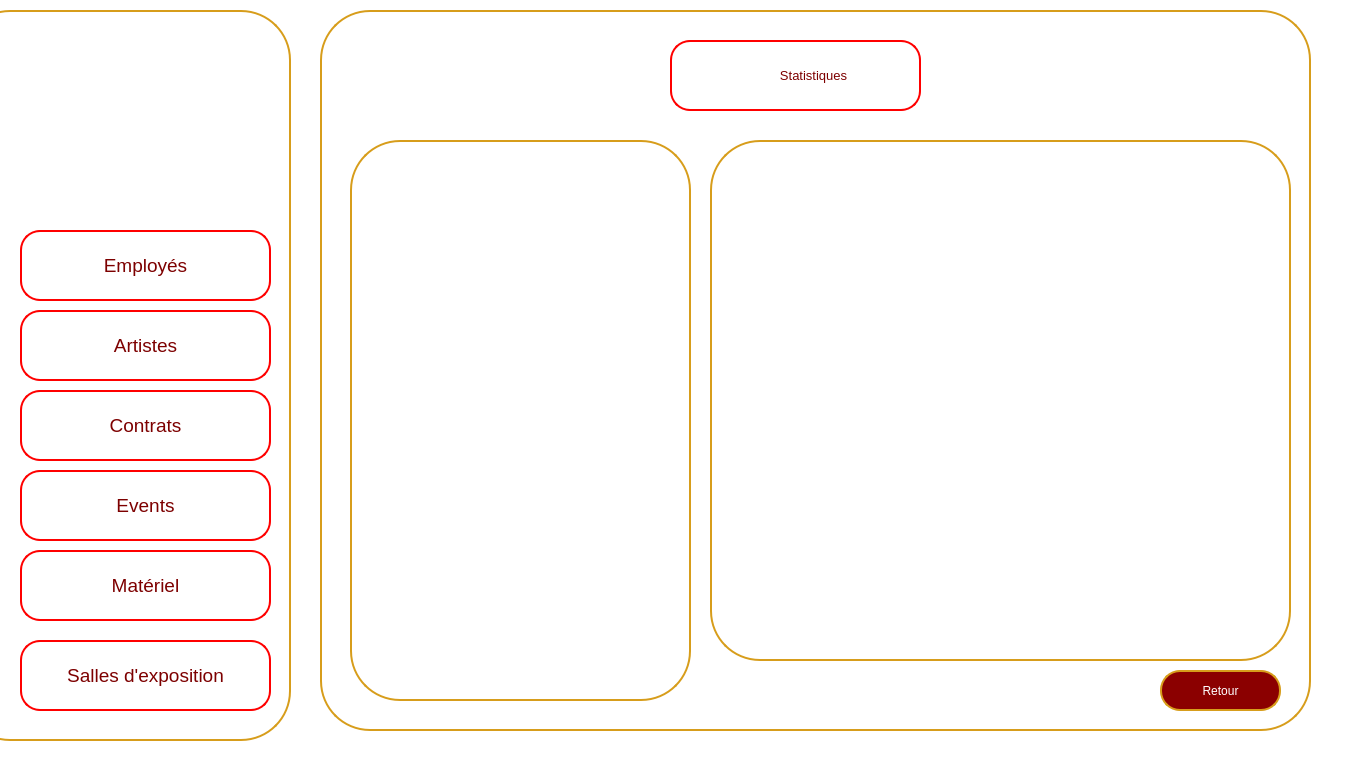
<?xml version="1.0" encoding="UTF-8"?>
<ui version="4.0">
 <class>StatsContrats</class>
 <widget class="QMainWindow" name="StatsContrats">
  <property name="geometry">
   <rect>
    <x>0</x>
    <y>0</y>
    <width>1357</width>
    <height>764</height>
   </rect>
  </property>
  <property name="windowTitle">
   <string>DarZmen</string>
  </property>
  <property name="windowIcon">
   <iconset resource="src.qrc">
    <normaloff>:/src/logo (2).png</normaloff>:/src/logo (2).png</iconset>
  </property>
  <property name="styleSheet">
   <string notr="true">background-color: rgb(255, 255, 255);</string>
  </property>
  <widget class="QWidget" name="centralwidget">
   <widget class="QWidget" name="Menu_widget" native="true">
    <property name="geometry">
     <rect>
      <x>0</x>
      <y>10</y>
      <width>301</width>
      <height>731</height>
     </rect>
    </property>
    <property name="cursor">
     <cursorShape>ArrowCursor</cursorShape>
    </property>
    <property name="styleSheet">
     <string notr="true">background-color: rgb(255, 255, 255);</string>
    </property>
    <widget class="QPushButton" name="border1">
     <property name="geometry">
      <rect>
       <x>-40</x>
       <y>0</y>
       <width>331</width>
       <height>731</height>
      </rect>
     </property>
     <property name="styleSheet">
      <string notr="true">/*QPushButton {
    background-color: white;
    color: darkred;
    border: 2px solid darkred;
    border-radius: 50px; 
    padding: 10px; 
}*/
QPushButton {
    background-color: white;
    color: darkred;
    border: 2px solid rgb(215, 157, 27);
    border-radius: 50px;
    padding: 10px; 
}
</string>
     </property>
     <property name="text">
      <string/>
     </property>
    </widget>
    <widget class="QLabel" name="logo">
     <property name="geometry">
      <rect>
       <x>40</x>
       <y>20</y>
       <width>221</width>
       <height>181</height>
      </rect>
     </property>
     <property name="text">
      <string/>
     </property>
     <property name="pixmap">
      <pixmap resource="src.qrc">:/src/logo (2).png</pixmap>
     </property>
    </widget>
    <widget class="QPushButton" name="matariel">
     <property name="geometry">
      <rect>
       <x>20</x>
       <y>540</y>
       <width>251</width>
       <height>71</height>
      </rect>
     </property>
     <property name="font">
      <font>
       <family>MS Shell Dlg 2</family>
       <pointsize>14</pointsize>
       <weight>50</weight>
       <italic>false</italic>
       <bold>false</bold>
      </font>
     </property>
     <property name="styleSheet">
      <string notr="true">QPushButton {
    background-color: white;
    color: rgb(125, 0, 0);
    border: 2px solid rgb(255, 0, 0); 
    border-radius: 20px; 
    padding: 10px; 
    transition: background-color 0.3s, color 0.3s; 
}
QPushButton:hover {
    background-color: rgb(215, 157, 27);
    color: white;
    border: 4px solid rgb(215, 157, 27); 
    outline: none; 
}</string>
     </property>
     <property name="text">
      <string>Matériel</string>
     </property>
     <property name="icon">
      <iconset>
       <normaloff>../../780575.png</normaloff>../../780575.png</iconset>
     </property>
     <property name="iconSize">
      <size>
       <width>100</width>
       <height>50</height>
      </size>
     </property>
    </widget>
    <widget class="QPushButton" name="salles">
     <property name="geometry">
      <rect>
       <x>20</x>
       <y>630</y>
       <width>251</width>
       <height>71</height>
      </rect>
     </property>
     <property name="font">
      <font>
       <family>MS Shell Dlg 2</family>
       <pointsize>14</pointsize>
       <weight>50</weight>
       <italic>false</italic>
       <bold>false</bold>
      </font>
     </property>
     <property name="styleSheet">
      <string notr="true">QPushButton {
    background-color: white;
    color: rgb(125, 0, 0);
    border: 2px solid rgb(255, 0, 0); 
    border-radius: 20px; 
    padding: 10px; 
    transition: background-color 0.3s, color 0.3s; 
}
QPushButton:hover {
    background-color: rgb(215, 157, 27);
    color: white;
    border: 4px solid rgb(215, 157, 27); 
    outline: none; 
}</string>
     </property>
     <property name="text">
      <string>Salles d'exposition</string>
     </property>
     <property name="icon">
      <iconset>
       <normaloff>../../780575.png</normaloff>../../780575.png</iconset>
     </property>
     <property name="iconSize">
      <size>
       <width>100</width>
       <height>50</height>
      </size>
     </property>
    </widget>
    <widget class="QPushButton" name="employes">
     <property name="geometry">
      <rect>
       <x>20</x>
       <y>220</y>
       <width>251</width>
       <height>71</height>
      </rect>
     </property>
     <property name="font">
      <font>
       <family>MS Shell Dlg 2</family>
       <pointsize>14</pointsize>
       <weight>50</weight>
       <italic>false</italic>
       <bold>false</bold>
      </font>
     </property>
     <property name="styleSheet">
      <string notr="true">QPushButton {
    background-color: white;
    color: rgb(125, 0, 0);
    border: 2px solid rgb(255, 0, 0); 
    border-radius: 20px; 
    padding: 10px; 
    transition: background-color 0.3s, color 0.3s; 
}
QPushButton:hover {
    background-color: rgb(215, 157, 27);
    color: white;
    border: 4px solid rgb(215, 157, 27); 
    outline: none; 
}</string>
     </property>
     <property name="text">
      <string>Employés</string>
     </property>
     <property name="icon">
      <iconset>
       <normaloff>../../780575.png</normaloff>../../780575.png</iconset>
     </property>
     <property name="iconSize">
      <size>
       <width>100</width>
       <height>50</height>
      </size>
     </property>
    </widget>
    <widget class="QPushButton" name="artistes">
     <property name="geometry">
      <rect>
       <x>20</x>
       <y>300</y>
       <width>251</width>
       <height>71</height>
      </rect>
     </property>
     <property name="font">
      <font>
       <family>MS Shell Dlg 2</family>
       <pointsize>14</pointsize>
       <weight>50</weight>
       <italic>false</italic>
       <bold>false</bold>
      </font>
     </property>
     <property name="styleSheet">
      <string notr="true">QPushButton {
    background-color: white;
    color: rgb(125, 0, 0);
    border: 2px solid rgb(255, 0, 0); 
    border-radius: 20px; 
    padding: 10px; 
    transition: background-color 0.3s, color 0.3s; 
}
QPushButton:hover {
    background-color: rgb(215, 157, 27);
    color: white;
    border: 4px solid rgb(215, 157, 27); 
    outline: none; 
}</string>
     </property>
     <property name="text">
      <string>Artistes</string>
     </property>
     <property name="icon">
      <iconset>
       <normaloff>../../780575.png</normaloff>../../780575.png</iconset>
     </property>
     <property name="iconSize">
      <size>
       <width>100</width>
       <height>50</height>
      </size>
     </property>
    </widget>
    <widget class="QPushButton" name="events">
     <property name="geometry">
      <rect>
       <x>20</x>
       <y>460</y>
       <width>251</width>
       <height>71</height>
      </rect>
     </property>
     <property name="font">
      <font>
       <family>MS Shell Dlg 2</family>
       <pointsize>14</pointsize>
       <weight>50</weight>
       <italic>false</italic>
       <bold>false</bold>
      </font>
     </property>
     <property name="styleSheet">
      <string notr="true">QPushButton {
    background-color: white;
    color: rgb(125, 0, 0);
    border: 2px solid rgb(255, 0, 0); 
    border-radius: 20px; 
    padding: 10px; 
    transition: background-color 0.3s, color 0.3s; 
}
QPushButton:hover {
    background-color: rgb(215, 157, 27);
    color: white;
    border: 4px solid rgb(215, 157, 27); 
    outline: none; 
}</string>
     </property>
     <property name="text">
      <string>Events</string>
     </property>
     <property name="icon">
      <iconset>
       <normaloff>../../780575.png</normaloff>../../780575.png</iconset>
     </property>
     <property name="iconSize">
      <size>
       <width>100</width>
       <height>50</height>
      </size>
     </property>
    </widget>
    <widget class="QPushButton" name="contrats">
     <property name="geometry">
      <rect>
       <x>20</x>
       <y>380</y>
       <width>251</width>
       <height>71</height>
      </rect>
     </property>
     <property name="font">
      <font>
       <family>MS Shell Dlg 2</family>
       <pointsize>14</pointsize>
       <weight>50</weight>
       <italic>false</italic>
       <bold>false</bold>
      </font>
     </property>
     <property name="styleSheet">
      <string notr="true">QPushButton {
    background-color: white;
    color: rgb(125, 0, 0);
    border: 2px solid rgb(255, 0, 0); 
    border-radius: 20px; 
    padding: 10px; 
    transition: background-color 0.3s, color 0.3s; 
}
QPushButton:hover {
    background-color: rgb(215, 157, 27);
    color: white;
    border: 4px solid rgb(215, 157, 27); 
    outline: none; 
}</string>
     </property>
     <property name="text">
      <string>Contrats</string>
     </property>
     <property name="icon">
      <iconset>
       <normaloff>../../780575.png</normaloff>../../780575.png</iconset>
     </property>
     <property name="iconSize">
      <size>
       <width>100</width>
       <height>50</height>
      </size>
     </property>
    </widget>
   </widget>
   <widget class="QWidget" name="widget_2" native="true">
    <property name="geometry">
     <rect>
      <x>310</x>
      <y>10</y>
      <width>1011</width>
      <height>731</height>
     </rect>
    </property>
    <property name="font">
     <font>
      <pointsize>10</pointsize>
     </font>
    </property>
    <property name="styleSheet">
     <string notr="true">background-color: rgb(255, 255, 255);</string>
    </property>
    <widget class="QPushButton" name="pushButton_9">
     <property name="geometry">
      <rect>
       <x>10</x>
       <y>0</y>
       <width>991</width>
       <height>721</height>
      </rect>
     </property>
     <property name="styleSheet">
      <string notr="true">QPushButton {
    background-color: white;
    color: darkred;
    border: 2px solid rgb(215, 157, 27);
    border-radius: 50px;
    padding: 10px; 
}
</string>
     </property>
     <property name="text">
      <string/>
     </property>
    </widget>
    <widget class="QPushButton" name="pushButton_11">
     <property name="geometry">
      <rect>
       <x>360</x>
       <y>30</y>
       <width>251</width>
       <height>71</height>
      </rect>
     </property>
     <property name="font">
      <font>
       <family>MS Shell Dlg 2</family>
       <pointsize>10</pointsize>
       <weight>50</weight>
       <italic>false</italic>
       <bold>false</bold>
      </font>
     </property>
     <property name="styleSheet">
      <string notr="true">QPushButton {
    background-color: white;
    color: rgb(125, 0, 0);
    border: 2px solid rgb(255, 0, 0); 
    border-radius: 20px; 
    padding: 10px; 
    transition: background-color 0.3s, color 0.3s; 
}
QPushButton:hover {
    background-color: rgb(215, 157, 27);
    color: white;
    border: 4px solid rgb(215, 157, 27); 
    outline: none; 
}</string>
     </property>
     <property name="text">
      <string>          Statistiques</string>
     </property>
     <property name="icon">
      <iconset>
       <normaloff>../../780575.png</normaloff>../../780575.png</iconset>
     </property>
     <property name="iconSize">
      <size>
       <width>100</width>
       <height>50</height>
      </size>
     </property>
    </widget>
    <widget class="QLabel" name="label_5">
     <property name="enabled">
      <bool>true</bool>
     </property>
     <property name="geometry">
      <rect>
       <x>390</x>
       <y>40</y>
       <width>61</width>
       <height>51</height>
      </rect>
     </property>
     <property name="text">
      <string/>
     </property>
     <property name="pixmap">
      <pixmap resource="src.qrc">:/src/statsfinale.png</pixmap>
     </property>
     <property name="scaledContents">
      <bool>true</bool>
     </property>
    </widget>
    <widget class="QPushButton" name="pushButton_20">
     <property name="geometry">
      <rect>
       <x>850</x>
       <y>660</y>
       <width>121</width>
       <height>41</height>
      </rect>
     </property>
     <property name="styleSheet">
      <string notr="true">QPushButton {
    background-color: darkred;
    color: white;
    border: 2px solid rgb(215, 157, 27);
    border-radius: 20px; 
    padding: 10px; 
}

QPushButton:hover {
    background-color: rgb(215, 157, 27); 
}

QLineEdit {
    border: 2px solid darkred;
    border-radius: 15px; 
    padding: 5px; 
    color: white;
}

QLineEdit:focus {
    border: 2px solid darkred;
    border-radius: 15px; 
    padding: 5px; 
    color: white;
}
</string>
     </property>
     <property name="text">
      <string>Retour</string>
     </property>
    </widget>
    <widget class="QPushButton" name="pushButton_10">
     <property name="geometry">
      <rect>
       <x>40</x>
       <y>130</y>
       <width>341</width>
       <height>561</height>
      </rect>
     </property>
     <property name="styleSheet">
      <string notr="true">QPushButton {
    background-color: white;
    color: darkred;
    border: 2px solid rgb(215, 157, 27);
    border-radius: 50px;
    padding: 10px; 
}
</string>
     </property>
     <property name="text">
      <string/>
     </property>
    </widget>
    <widget class="QPushButton" name="pushButton_12">
     <property name="geometry">
      <rect>
       <x>400</x>
       <y>130</y>
       <width>581</width>
       <height>521</height>
      </rect>
     </property>
     <property name="styleSheet">
      <string notr="true">QPushButton {
    background-color: white;
    color: darkred;
    border: 2px solid rgb(215, 157, 27);
    border-radius: 50px;
    padding: 10px; 
}
</string>
     </property>
     <property name="text">
      <string/>
     </property>
    </widget>
   </widget>
  </widget>
 </widget>
 <resources>
  <include location="src.qrc"/>
 </resources>
 <connections/>
</ui>
